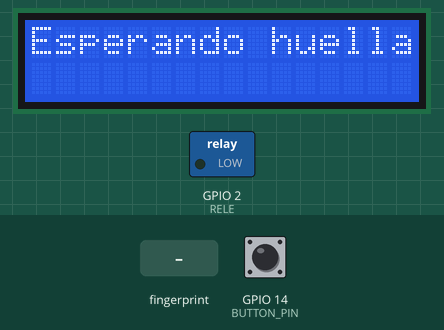
Bench run of a sketch on a simulated ESP8266 (NodeMCU). Shown: 16×2 character LCD, switched loads named in the sketch (green lamp = pin HIGH). The inputs (shaded band) are chosen by the test bench; at power-on: GPIO 14 (BUTTON_PIN) HIGH. WiFi joins after 1.5 s; servers stay silent unless stated; uploads are accepted with an empty reply; what the sketch prints to the serial monitor is not drawn.

Above: at 6.7 s.
12.9 s: finger stored as number 1 placed on the sensor
At 13.9 s:
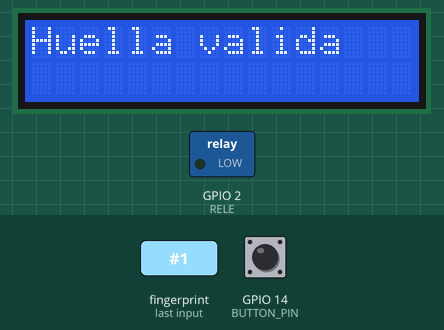
15.9 s: GPIO 14 (BUTTON_PIN) pulled LOW for 3.2 s
20.6 s: GPIO 14 (BUTTON_PIN) pulled LOW for 3.2 s
At 23.1 s:
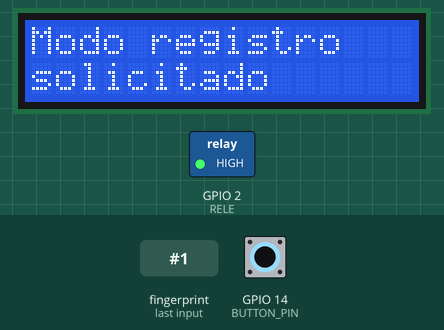
26.8 s: finger stored as number 1 placed on the sensor
At 28.5 s:
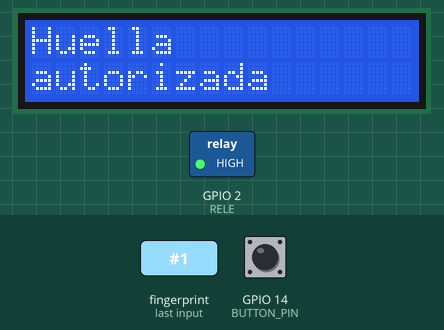
29.8 s: finger stored as number 1 placed on the sensor
At 33.7 s:
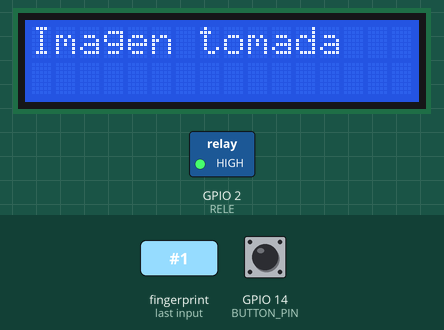
38.8 s: finger stored as number 1 placed on the sensor
At 41.8 s:
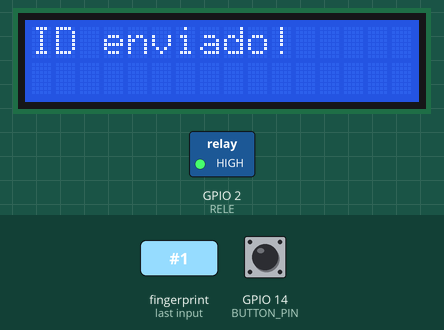
Timing chart, 0 to 43.3 s (numbered marks = the images above; inputs shaded):
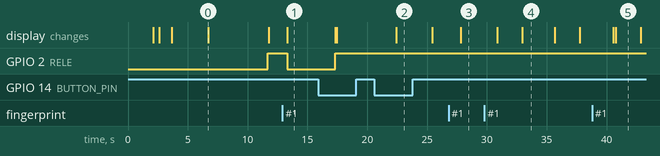

Measured:
- after the input at 12.9 s, GPIO 2 (RELE): HIGH → LOW after 0.43 s; the display: changes after 0.43 s (image 1)
- after the input at 20.6 s, the display: changes after 1.8 s (image 2)
- after the input at 26.8 s, the display: changes after 1.0 s (image 3)
- after the input at 29.8 s, the display: first differs from a run without the input after 3.2 s (image 4)
- after the input at 38.8 s, the display: first changes after 1.8 s (image 5 shows a later state)
- what the display in image 0 shows lasts 5.1 s, from 6.7 s to 11.8 s
- what the display in image 4 shows lasts 2.7 s, from 33.0 s to 35.7 s

The sketch:

leerHuella1_arduino.ino
```cpp
#include <LiquidCrystal_I2C.h>
#include <Adafruit_Fingerprint.h>
#include <SoftwareSerial.h>     // Comunicación serial por software
#include <ESP8266WiFi.h>        // Librería para ESP8266 (para WiFi)
#include <ESP8266HTTPClient.h>  // Librería para HTTP


#define RELE 2         // Pin del relé. ES EL PIN D4
#define BUTTON_PIN 14  // Pin del pulsador para registro de nuevas huellas. ES EL PIN D5

// Definición de objetos
SoftwareSerial miSerial(12, 13);  // Pines para el sensor de huellas
Adafruit_Fingerprint huellaSensor = Adafruit_Fingerprint(&miSerial);
LiquidCrystal_I2C lcd(0x27, 16, 2);  // Configuración del LCD I2C

// Variables globales
bool EncenderRele = true;       // Para controlar el encendido/apagado del relé
unsigned long tiempoBoton = 0;  // Variable para almacenar el tiempo en que se pulsa el botón
int id;
const char* ssid = "TP-Link_3FE2";                                                              // Cambia con el nombre de tu red Wi-Fi
const char* password = "26826615";                                                              // Cambia con la contraseña de tu red Wi-Fi
const char* serverUrl = "http://192.168.0.109:8080/RecibirIDLectorHuella/RecibirDatosESP8266";  // URL del servidor

void setup() {
  // Inicializa la comunicación serial y el LCD
  inicializarLCD();
  // Configura la conexión Wi-Fi
  conectarWiFi();
  inicializarSensorHuellas();

  // Configura los pines del relé y el pulsador
  pinMode(RELE, OUTPUT);              // Configura el pin del relé como salida
  pinMode(BUTTON_PIN, INPUT_PULLUP);  // Configura el pin del pulsador como entrada
  digitalWrite(RELE, HIGH);           // Apaga el relé inicialmente

  id = huellaSensor.templateCount;  // Usamos directamente el contador de huellas del sensor
  Serial.println("Cantidad de IDs: ");
  Serial.println(id);

  // Espera que el puerto serial esté listo
  while (!Serial)
    ;
}

void loop() {
  // Verifica si el pulsador fue presionado para registrar una nueva huella
  if (digitalRead(BUTTON_PIN) == LOW) {
    manejarPresionBoton();
  }

  // Verifica si se ha colocado una huella registrada para activar el relé
  int idHuella = obtenerIDHuella();

  if (idHuella != -1) {  // Huella válida
    manejarHuellaValida();
  } else {
    lcd.clear();
    lcd.noBacklight();  // Apaga la retroiluminación del LCD
  }

  delay(50);  // Pequeño retraso para evitar leer repetidamente
}

// Función para inicializar el LCD
void inicializarLCD() {
  lcd.init();       // Inicializa el LCD
  lcd.backlight();  // Enciende la luz de fondo del LCD
  lcd.setCursor(0, 0);
  lcd.print("Bienvenido");
  delay(2000);
}

// Función para inicializar el sensor de huellas
void inicializarSensorHuellas() {
  Serial.begin(9600);
  huellaSensor.begin(57600);
  delay(5);

  if (huellaSensor.verifyPassword()) {
    lcd.clear();
    lcd.setCursor(0, 0);
    lcd.print("Sensor encontrado");
    Serial.println("¡Sensor de huellas encontrado!");
  } else {
    lcd.clear();
    lcd.setCursor(0, 0);
    lcd.print("Sensor no encontrado");
    Serial.println("No se encontró el sensor de huellas :(");
    while (1) { delay(1); }  // Detener el código si el sensor no se encuentra
  }

  huellaSensor.getParameters();
  huellaSensor.getTemplateCount();
  if (huellaSensor.templateCount == 0) {
    lcd.clear();
    lcd.setCursor(0, 0);
    lcd.print("Sin huellas");
    Serial.println("El sensor no contiene datos de huellas. Ejecuta 'enroll'.");
  } else {
    lcd.clear();
    lcd.setCursor(0, 0);
    lcd.print("Esperando huella");
    delay(3000);
    Serial.println("Esperando una huella válida...");
  }
  delay(2000);
}

// Función para manejar la presión del botón para registrar una nueva huella
void manejarPresionBoton() {
  Serial.println("Se presionó el pulsador");

  if (tiempoBoton == 0) {
    tiempoBoton = millis();  // Inicia el contador de tiempo de presión
  }

  if (millis() - tiempoBoton >= 5000) {
    lcd.clear();
    lcd.setCursor(0, 0);
    lcd.backlight();
    lcd.print("Modo registro");
    lcd.setCursor(0, 1);
    lcd.print("solicitado");
    delay(3000);  // Espera 3 segundos para mostrar el mensaje en pantalla

    // Mensaje que indica al usuario que coloque su dedo
    lcd.clear();
    lcd.setCursor(0, 0);
    lcd.print("Colocar dedo");
    lcd.setCursor(0, 1);
    lcd.print("autorizado");
    delay(2000);

    unsigned long tiempoEspera = millis();  // Captura el tiempo en que empieza la espera

    // Bucle que espera a que el sensor detecte la huella
    while (true) {
      int idHuella = obtenerIDHuella();  // Intenta obtener el ID de la huella registrada

      if (idHuella != -1) {
        // Si se detecta una huella válida
        lcd.clear();
        lcd.setCursor(0, 0);
        lcd.print("Huella");
        lcd.setCursor(0, 1);
        lcd.print("autorizada");
        delay(3000);  // Mostrar mensaje por 2 segundos
        lcd.clear();
        Serial.println("Huella registrada detectada, agregando nueva huella...");
        agregarNuevaHuella();  // Llama a la función para registrar una nueva huella
        break;                 // Sale del bucle porque ya se detectó una huella válida
      }

      // Si no se detecta huella, sigue esperando
      lcd.setCursor(0, 1);
      lcd.print("Esperando huella...");

      // Verifica si han pasado más de 10 segundos sin detectar huella, para salir del bucle
      if (millis() - tiempoEspera >= 10000) {
        lcd.clear();
        lcd.setCursor(0, 0);
        lcd.print("Tiempo agotado");
        delay(2000);  // Mostrar mensaje por 2 segundos
        break;        // Sale del bucle después de 10 segundos sin huella
      }
    }

    tiempoBoton = 0;  // Reinicia el tiempo del botón
  }
}

// Función para obtener el ID de la huella registrada
int obtenerIDHuella() {
  uint8_t p = huellaSensor.getImage();  // Captura la imagen de la huella
  if (p != FINGERPRINT_OK) {
    return -1;
  }
  p = huellaSensor.image2Tz();  // Convierte la imagen a una plantilla
  if (p != FINGERPRINT_OK) {
    return -1;
  }
  p = huellaSensor.fingerFastSearch();  // Busca una coincidencia rápida
  if (p != FINGERPRINT_OK) {
    return -1;
  }
  Serial.print("ID de huella: ");
  Serial.println(huellaSensor.fingerID);

  return huellaSensor.fingerID;  // Devuelve el ID de la huella encontrada
}

// Función para manejar la huella válida y activar el relé
void manejarHuellaValida() {
  lcd.setCursor(0, 0);
  lcd.print("Huella valida     ");
  Serial.println("Huella verificada, gracias");
  lcd.backlight();          // Enciende la retroiluminación del LCD
  digitalWrite(RELE, LOW);  // Enciende el relé (comportamiento inverso)
  delay(4000);
  digitalWrite(RELE, HIGH);  // Apaga el relé
  lcd.noBacklight();         // Apaga la retroiluminación del LCD
}

uint8_t agregarNuevaHuella() {
  int p = -1;
  id = id + 1;       // Usamos directamente el contador de huellas del sensor
  int intentos = 0;  // Contador de intentos

  while (intentos < 3) {  // Intentar hasta 3 veces
    Serial.print("Esperando huella válida para registrar como #");
    Serial.println(id);
    lcd.backlight();
    lcd.setCursor(0, 0);
    lcd.print("Apoye un");
    lcd.setCursor(0, 1);
    lcd.print("dedo");
    delay(2000);

    // Espera hasta que se coloque un dedo para tomar la imagen
    p = FINGERPRINT_NOFINGER;
    while (p != FINGERPRINT_OK) {
      p = huellaSensor.getImage();
      if (p == FINGERPRINT_OK) {
        Serial.println("Imagen tomada");
        lcd.clear();
        lcd.setCursor(0, 0);
        lcd.print("Imagen tomada");
        delay(2000);
      } else if (p == FINGERPRINT_NOFINGER) {
        lcd.print(".");
        Serial.print(".");  // Si no hay dedo, seguimos esperando
      } else {
        mostrarMensajeError();  // Mensaje genérico de error
        intentos++;
        continue;
      }
      delay(500);
    }

    // Convertir la imagen a plantilla
    p = huellaSensor.image2Tz(1);
    if (p != FINGERPRINT_OK) {
      mostrarMensajeError();
      intentos++;
      continue;  // Reintentar
    }

    // Solicitar al usuario que retire el dedo
    lcd.clear();
    Serial.println("Retire el dedo");
    lcd.setCursor(0, 0);
    lcd.print("Retire el dedo");
    delay(2000);
    p = 0;
    while (p != FINGERPRINT_NOFINGER) {
      p = huellaSensor.getImage();
    }

    // Esperar a que el usuario coloque el mismo dedo
    Serial.print("ID ");
    Serial.println(id);
    Serial.println("Coloque el mismo dedo otra vez");
    lcd.clear();
    lcd.setCursor(0, 0);
    lcd.print("Apoye el mismo");
    lcd.setCursor(0, 1);
    lcd.print("nuevamente");
    delay(2000);

    // Captura y convierte la imagen del dedo nuevamente
    p = FINGERPRINT_NOFINGER;
    while (p != FINGERPRINT_OK) {
      p = huellaSensor.getImage();
      if (p == FINGERPRINT_OK) {
        Serial.println("Imagen tomada");
      } else {
        mostrarMensajeError();
        intentos++;
        continue;
      }
      delay(500);
    }

    p = huellaSensor.image2Tz(2);
    if (p != FINGERPRINT_OK) {
      mostrarMensajeError();
      intentos++;
      continue;
    }

    // Crear el modelo de huella
    Serial.print("Creando modelo para #");
    Serial.println(id);
    p = huellaSensor.createModel();
    if (p != FINGERPRINT_OK) {
      mostrarMensajeError();
      intentos++;
      continue;
    }

    // Almacenar el modelo en la memoria
    Serial.print("Almacenando el modelo en ID ");
    Serial.println(id);
    p = huellaSensor.storeModel(id);
    if (p == FINGERPRINT_OK) {
      Serial.println("¡Huella almacenada correctamente!");
      lcd.clear();
      lcd.backlight();
      lcd.setCursor(0, 0);
      lcd.print("Registro exitoso!");
      enviarIdAlServidor(id);
      delay(2000);
      return true;  // Éxito
    } else {
      mostrarMensajeError();
      // Envia el nuevo ID al servidor (ajustado para tu servidor)

      intentos++;
    }
  }

  // Si se han agotado los intentos
  Serial.println("Se han agotado los 3 intentos para registrar la huella.");
  lcd.backlight();
  lcd.setCursor(0, 0);
  lcd.print("Intentos");
  lcd.setCursor(0, 1);
  lcd.print("agotados");
  return false;  // Fallo
}

void mostrarMensajeError() {
  Serial.println("Error");
  lcd.clear();
  lcd.setCursor(0, 0);
  lcd.print("Error");
  delay(2000);  // Mostrar el mensaje por 2 segundos
}

void conectarWiFi() {
  lcd.clear();
  lcd.setCursor(0, 0);
  lcd.print("Conectando WiFi...");

  // Intentar conectar al Wi-Fi
  WiFi.begin(ssid, password);
  int contador = 0;
  while (WiFi.status() != WL_CONNECTED) {
    delay(500);
    lcd.setCursor(0, 1);
    lcd.print("Intentando...");
    contador++;
    if (contador > 10) {  // Intenta por 10 segundos
      lcd.clear();
      lcd.setCursor(0, 0);
      lcd.print("Error en WiFi");
      return;
    }
  }

  // Si la conexión es exitosa
  lcd.clear();
  lcd.setCursor(0, 0);
  lcd.print("Conectado a WiFi");
  delay(2000);
  Serial.println("Conectado a WiFi");
}
// Función para enviar el ID al servidor mediante HTTP POST
void enviarIdAlServidor(int id) {
  WiFiClient client;
  HTTPClient http;
  String url = String(serverUrl);  // La URL del servidor, sin necesidad de concatenar el parámetro aquí

  // Iniciar la solicitud HTTP
  http.begin(client, url);
  http.addHeader("Content-Type", "application/x-www-form-urlencoded");

  // Preparar los datos para enviar
  String postData = "idHuella=" + String(id);

  // Enviar la solicitud POST
  int httpCode = http.POST(postData);

  if (httpCode == 200) {  // Verificar si la respuesta es HTTP 200 (OK)
    Serial.println("ID enviado correctamente. Respuesta del servidor: " + String(httpCode));
    lcd.clear();
    lcd.setCursor(0, 0);
    lcd.print("ID enviado!");
  } else {
    Serial.println("Error al conectar o respuesta no OK. Código HTTP: " + String(httpCode));
    lcd.clear();
    lcd.setCursor(0, 0);
    lcd.print("Error servidor");
  }

  http.end();
}
```
